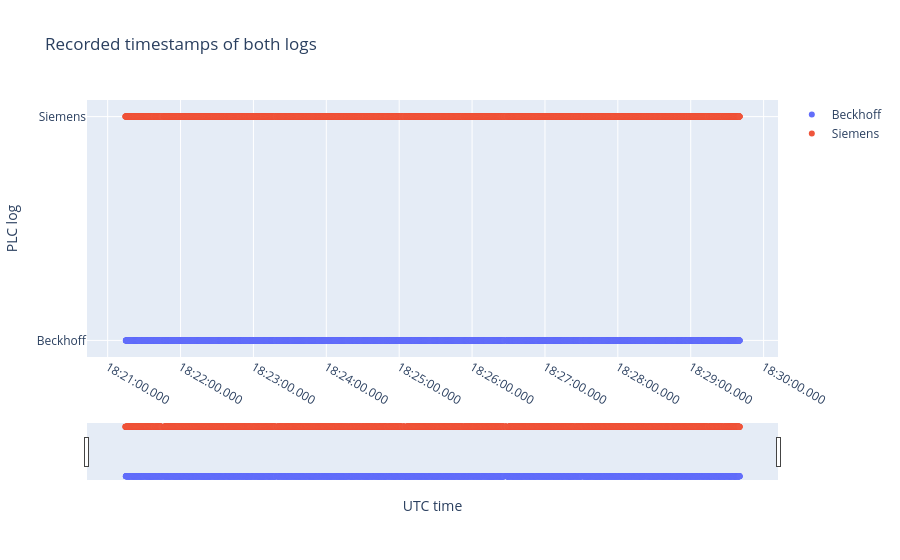

Notebook source saved alongside this figure:
### Markdown cell above
**What**
- Calculated the time between each row and the previous row, in milliseconds, for both PLCs
- Put the summary of both in one table, with a plain-language meaning for each statistic

**Why**
- The two logs do not record at a fixed rate, and the sampling interval decides which grid we can use later
- We use separate numeric series for the calculation, so the text columns stay unchanged

**Output**
- Beckhoff: 5196 gaps, mean 97.27 ms, minimum 78 ms
- Siemens: 6282 gaps, mean 80.50 ms, minimum 26 ms
- Beckhoff is slower and more regular, Siemens is faster and less regular

**Next**
- Plot the recorded times of both files

### Code cell
import plotly.graph_objects as go

# Show each log on its own row, sharing the same time axis.
fig = go.Figure()

fig.add_scatter(
    x=beck["utc_time"],
    y=["Beckhoff"] * len(beck),  # one row for this PLC
    mode="markers",              # one dot per record
    name="Beckhoff",
)
fig.add_scatter(
    x=sie["utc_time"],
    y=["Siemens"] * len(sie),    # one row for this PLC
    mode="markers",              # one dot per record
    name="Siemens",
)

fig.update_layout(
    title="Recorded timestamps of both logs",
    xaxis_title="UTC time",
    yaxis_title="PLC log",
    xaxis_rangeslider_visible=True,       # slider to zoom in time
    xaxis_tickformat="%H:%M:%S.%L",       # show milliseconds
    xaxis_hoverformat="%H:%M:%S.%L",
)

fig.show()

### Figure 1 — Plotly figure (JSON) as saved in the notebook; plotly's stock layout.template omitted (floating-point values rounded to 4 significant figures; data arrays with more than 128 entries replaced by an {"elided": "..."} marker saying what was removed)
{"data": [{"mode": "markers", "name": "Beckhoff", "type": "scatter", "x": {"elided": "5197 str values"}, "y": {"elided": "5197 str values"}}, {"mode": "markers", "name": "Siemens", "type": "scatter", "x": {"elided": "6283 str values"}, "y": {"elided": "6283 str values"}}], "layout": {"title": {"text": "Recorded timestamps of both logs"}, "xaxis": {"hoverformat": "%H:%M:%S.%L", "rangeslider": {"visible": true}, "tickformat": "%H:%M:%S.%L", "title": {"text": "UTC time"}}, "yaxis": {"title": {"text": "PLC log"}}}}
